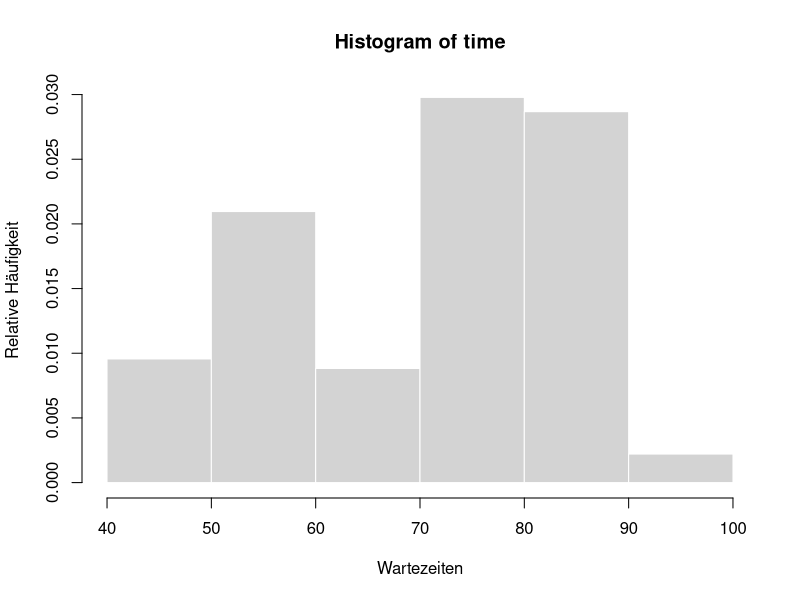

The R script that drew this image:
data("faithful")


head(faithful)

time <- faithful$waiting
############################################
#a)
x <- sort(time)
x

min_range = 60
max_range = 70

b_k <- max_range-min_range

size = length(faithful$waiting)
size

sum = 0

for (i in x) {
  if(i>=min_range && i<max_range)
    sum <- sum + 1
}

h_k <- sum
h_k

heigth <- h_k/(size*b_k)*100
heigth

############################################
#b)

hist(time, 
     breaks = seq(40,100,by=10),
     prob=TRUE,                  #relative Häufigkeiten
     bor="white",
     xlab = "Wartezeiten",
     ylab = "Relative Häufigkeit") 

############################################
#c)
sum1 = 0

for (i in x) {
  if(i>=70 && i<=90)
    sum1 <- sum1 + 1
}


heigth1 <- sum1/(size*20)


















